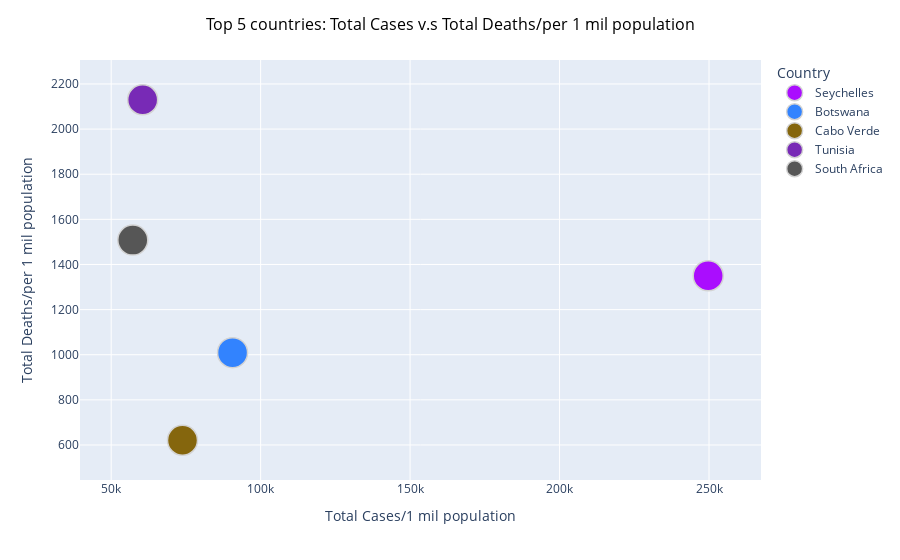

Notebook cell for this chart:
### Code cell
df1 = df.sort_values(by = ['Total Cases/1 mil population'],ascending = False).reset_index().head(5)

fig = px.scatter(df1, 
                 x = 'Total Cases/1 mil population', 
                 y = 'Deaths/1 mil population ', 
                 color ='Country',
                 color_discrete_sequence = px.colors.qualitative.Alphabet,
                 labels = {"Deaths/1 mil population ":"Total Deaths/per 1 mil population"})

fig.update_traces(marker = dict(size = 30,
                                line = dict(color = 'lightgray',width = 1.5)),
                  mode = 'markers')

fig.update_layout(title = 'Top 5 countries: Total Cases v.s Total Deaths/per 1 mil population', 
                  title_x = 0.5,
                  title_font = dict(size = 16, color = 'Black'),
                  yaxis = dict(title = 'Total Deaths/per 1 mil population'))
fig.show()

### Figure 1 — Plotly figure (JSON) as saved in the notebook; plotly's stock layout.template omitted (floating-point values rounded to 4 significant figures)
{"data": [{"hovertemplate": "Country=Seychelles<br>Total Cases/1 mil population=%{x}<br>Total Deaths/per 1 mil population=%{y}<extra></extra>", "legendgroup": "Seychelles", "marker": {"color": "#AA0DFE", "line": {"color": "lightgray", "width": 1.5}, "size": 30, "symbol": "circle"}, "mode": "markers", "name": "Seychelles", "orientation": "v", "showlegend": true, "type": "scatter", "x": [249733], "xaxis": "x", "y": [1350], "yaxis": "y"}, {"hovertemplate": "Country=Botswana<br>Total Cases/1 mil population=%{x}<br>Total Deaths/per 1 mil population=%{y}<extra></extra>", "legendgroup": "Botswana", "marker": {"color": "#3283FE", "line": {"color": "lightgray", "width": 1.5}, "size": 30, "symbol": "circle"}, "mode": "markers", "name": "Botswana", "orientation": "v", "showlegend": true, "type": "scatter", "x": [90608], "xaxis": "x", "y": [1009], "yaxis": "y"}, {"hovertemplate": "Country=Cabo Verde<br>Total Cases/1 mil population=%{x}<br>Total Deaths/per 1 mil population=%{y}<extra></extra>", "legendgroup": "Cabo Verde", "marker": {"color": "#85660D", "line": {"color": "lightgray", "width": 1.5}, "size": 30, "symbol": "circle"}, "mode": "markers", "name": "Cabo Verde", "orientation": "v", "showlegend": true, "type": "scatter", "x": [73859], "xaxis": "x", "y": [621], "yaxis": "y"}, {"hovertemplate": "Country=Tunisia<br>Total Cases/1 mil population=%{x}<br>Total Deaths/per 1 mil population=%{y}<extra></extra>", "legendgroup": "Tunisia", "marker": {"color": "#782AB6", "line": {"color": "lightgray", "width": 1.5}, "size": 30, "symbol": "circle"}, "mode": "markers", "name": "Tunisia", "orientation": "v", "showlegend": true, "type": "scatter", "x": [60540], "xaxis": "x", "y": [2130], "yaxis": "y"}, {"hovertemplate": "Country=South Africa<br>Total Cases/1 mil population=%{x}<br>Total Deaths/per 1 mil population=%{y}<extra></extra>", "legendgroup": "South Africa", "marker": {"color": "#565656", "line": {"color": "lightgray", "width": 1.5}, "size": 30, "symbol": "circle"}, "mode": "markers", "name": "South Africa", "orientation": "v", "showlegend": true, "type": "scatter", "x": [57230], "xaxis": "x", "y": [1508], "yaxis": "y"}], "layout": {"legend": {"title": {"text": "Country"}, "tracegroupgap": 0}, "margin": {"t": 60}, "title": {"font": {"color": "Black", "size": 16}, "text": "Top 5 countries: Total Cases v.s Total Deaths/per 1 mil population", "x": 0.5}, "xaxis": {"anchor": "y", "domain": [0, 1], "title": {"text": "Total Cases/1 mil population"}}, "yaxis": {"anchor": "x", "domain": [0, 1], "title": {"text": "Total Deaths/per 1 mil population"}}}}
